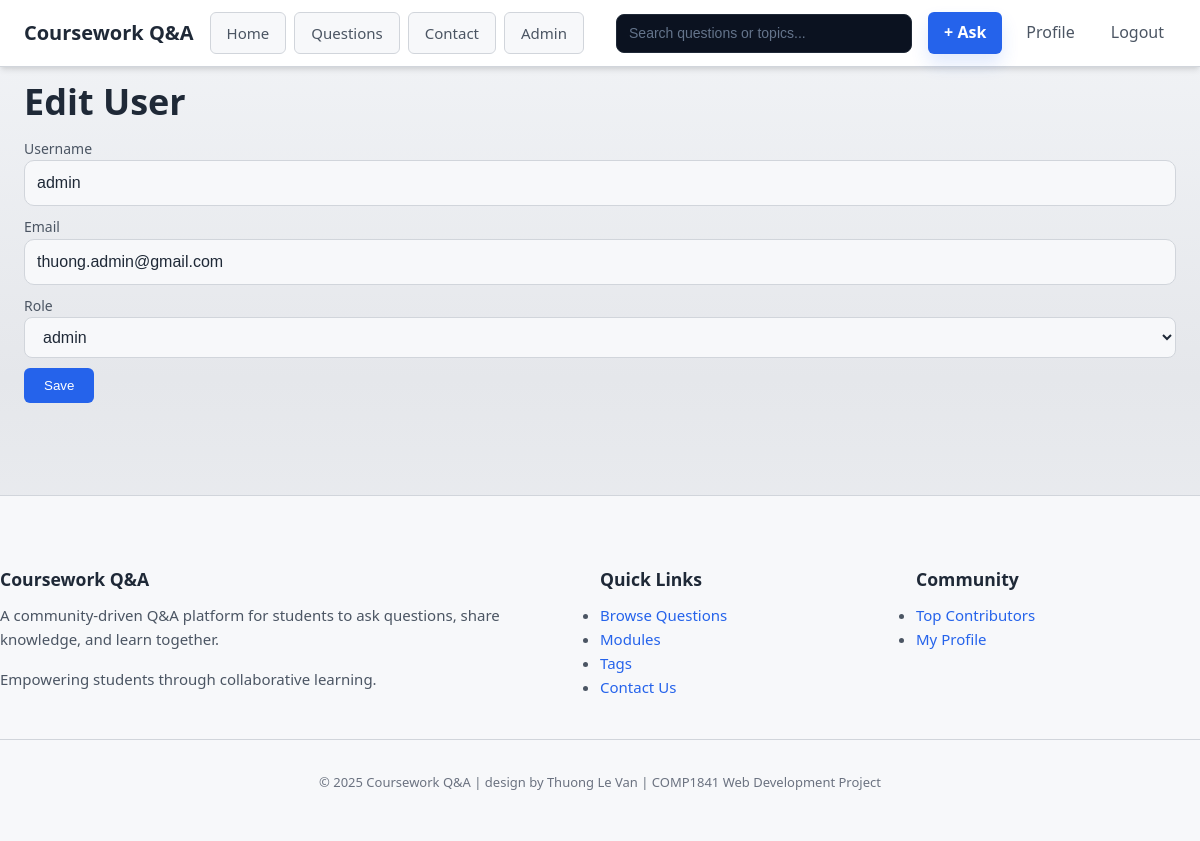
Page /users/edit.php?id=1 (signed in) on the committed database.
### tables this page shows
CREATE TABLE users (
  id INT AUTO_INCREMENT PRIMARY KEY,
  username VARCHAR(50) NOT NULL UNIQUE,
  email VARCHAR(100) NOT NULL UNIQUE,
  password VARCHAR(255) NOT NULL,
  role ENUM('user','admin') NOT NULL DEFAULT 'user',
  created_at TIMESTAMP DEFAULT CURRENT_TIMESTAMP
);

### includes/functions.php (called while the page is built, shortened)
<?php
function e(string $str): string {
    return htmlspecialchars($str, ENT_QUOTES, 'UTF-8');
}
?>

### users/edit.php (the view, shortened to what this page needs)
<?php
require_once __DIR__ . '/../includes/functions.php';
$id = (int)($_GET['id'] ?? 0);
$stmt = $pdo->prepare("SELECT * FROM users WHERE id=?");
$stmt->execute([$id]);
$user = $stmt->fetch();
include __DIR__ . '/../includes/header.php';
include __DIR__ . '/../includes/navbar.php';
?>
<main class="container">
  <h1>Edit User</h1>
  <form method="post">
    <label>Username <input name="username" value="<?php echo e($user['username']); ?>" required></label>
    <label>Email <input name="email" type="email" value="<?php echo e($user['email']); ?>" required></label>
    <label>Role
      <select name="role">
        <option value="admin" <?php echo $user['role']==='admin'?'selected':''; ?>>admin</option>
      </select>
    </label>
    <button class="primary" type="submit">Save</button>
  </form>
</main>
<?php include __DIR__ . '/../includes/footer.php'; ?>

### assets/css/style.css (style rules this page uses)
:root { --bg-page: #f2f4f7; --bg-surface: #ffffff; --bg-muted: #f7f8fa; --bg-strong: #e5e7eb; --text-primary: #1f2937; --text-secondary: #4b5563; --text-muted: #6b7280; --border: #d1d5db; --accent: #2563eb; --accent-soft: #e0e7ff; --success-bg: #ecfdf5; --success-border: #bbf7d0; --success-text: #065f46; --error-bg: #fef2f2; --error-border: #fecaca; --error-text: #7f1d1d; --shadow-soft: 0 10px 30px rgba(15, 23, 42, 0.08); --shadow-card: 0 8px 20px rgba(15, 23, 42, 0.06); --content-max: 1200px; --content-gutter: 24px; --content-gutter-sm: 16px; --transition-base: 0.2s ease; --transition-slow: 0.3s ease; }
*, *::before, *::after { box-sizing: border-box; margin: 0; padding: 0; }
html { height: 100%; font-size: 16px; line-height: 1.6; -webkit-text-size-adjust: 100%; -webkit-font-smoothing: antialiased; -moz-osx-font-smoothing: grayscale; }
body { min-height: 100vh; display: flex; flex-direction: column; font-family: system-ui, -apple-system, 'Segoe UI', Roboto, Ubuntu, 'Helvetica Neue', Arial, sans-serif; background: linear-gradient(180deg, var(--bg-page), #e5e7eb 45%, var(--bg-page)); color: var(--text-primary); margin: 0; padding: 0; }
h1, h2, h3, h4, h5, h6 { margin: 0 0 0.75rem; font-weight: 700; line-height: 1.3; color: var(--text-primary); }
h1 { font-size: 2.25rem; }
.container { width: 100%; max-width: var(--content-max); margin: 0 auto; padding: 12px var(--content-gutter); }
input, select, textarea { width: 100%; padding: 0.625rem 0.875rem; border: 1px solid var(--border); border-radius: 0.5rem; background-color: var(--bg-muted); color: var(--text-primary); font-size: 1rem; line-height: 1.5; transition: border-color var(--transition-base), box-shadow var(--transition-base), background-color var(--transition-base); }
main { flex: 1; padding: 1.5rem 0; }
button.primary { background: var(--accent); color: white; border: none; padding: 0.625rem 1.25rem; border-radius: 0.375rem; font-weight: 500; cursor: pointer; transition: all var(--transition-base); }
form label { display:block; margin:0 0 10px; color:var(--text-secondary); font-size:14px; }
form input, form textarea { width:100%; background:var(--bg-muted); color:var(--text-primary); border:1px solid var(--border); border-radius:10px; padding:10px 12px; outline:none; transition:border-color .18s ease, box-shadow .18s ease, background .18s ease; }
form input::placeholder, form textarea::placeholder { color:#64748b; }

### rows in the picture
users: username "admin", email "thuong.admin@gmail.com", role "admin"

### other values in the picture
APP_NAME "Coursework Q&A"
